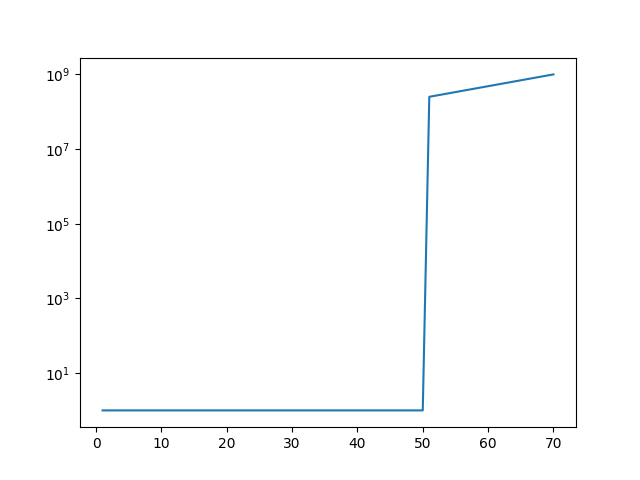

This chart was generated by the following Python code:
import matplotlib.pyplot as plt
import matplotlib.ticker as ticker
import numpy as np

# 假設 ylog_enabled 是設定的一個變量，如果啟用則使用對數刻度
ylog_enabled = 1

if ylog_enabled:
    # 設置 y 軸為對數刻度，底數為 10
    plt.yscale('log', base=10)

    # 定義刻度的範圍
    ticks = [10**i for i in range(5, 10)]  # 從 10^5 到 10^9

    # 使用 FuncFormatter 來自定義刻度標籤
    # def custom_formatter(value, pos):
    #     if value < 10**6:
    #         return ""  # 對於小於 10^6 的值不顯示標籤
    #     else:
    #         return f"$10^{{{int(np.log10(value))}}}$"  # 顯示標籤

    # plt.gca().yaxis.set_major_formatter(ticker.FuncFormatter(custom_formatter))
    plt.gca().yaxis.set_major_locator(ticker.LogLocator(base=10))  # 設置主要刻度定位器

# 繪製示例數據
x = np.linspace(1.4, 1.5, 20)
z = np.linspace(0, 0, 50)
x = np.append(z,x)
print(x)
y = 10**(6 * x)
print(y)
z = np.linspace(1,len(y),70)
plt.plot(z, y)

# 顯示圖表
plt.savefig(f'test.png')
